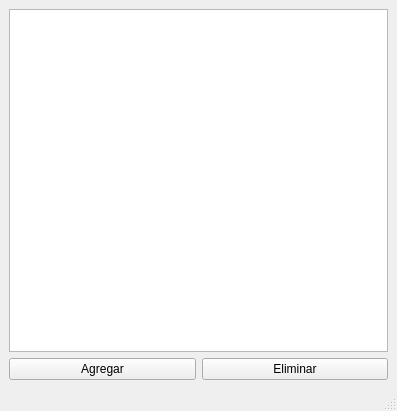
<?xml version="1.0" encoding="UTF-8"?>
<ui version="4.0">
 <class>MainWindow</class>
 <widget class="QMainWindow" name="MainWindow">
  <property name="geometry">
   <rect>
    <x>0</x>
    <y>0</y>
    <width>397</width>
    <height>411</height>
   </rect>
  </property>
  <property name="windowTitle">
   <string>MainWindow</string>
  </property>
  <widget class="QWidget" name="centralwidget">
   <layout class="QGridLayout" name="gridLayout">
    <item row="0" column="0" colspan="2">
     <widget class="QListWidget" name="objeto_lista"/>
    </item>
    <item row="1" column="0">
     <widget class="QPushButton" name="agregar_button">
      <property name="text">
       <string>Agregar</string>
      </property>
     </widget>
    </item>
    <item row="1" column="1">
     <widget class="QPushButton" name="eliminiar_button">
      <property name="text">
       <string>Eliminar</string>
      </property>
     </widget>
    </item>
   </layout>
  </widget>
  <widget class="QMenuBar" name="menubar">
   <property name="geometry">
    <rect>
     <x>0</x>
     <y>0</y>
     <width>397</width>
     <height>22</height>
    </rect>
   </property>
  </widget>
  <widget class="QStatusBar" name="statusbar"/>
 </widget>
 <resources/>
 <connections/>
</ui>
